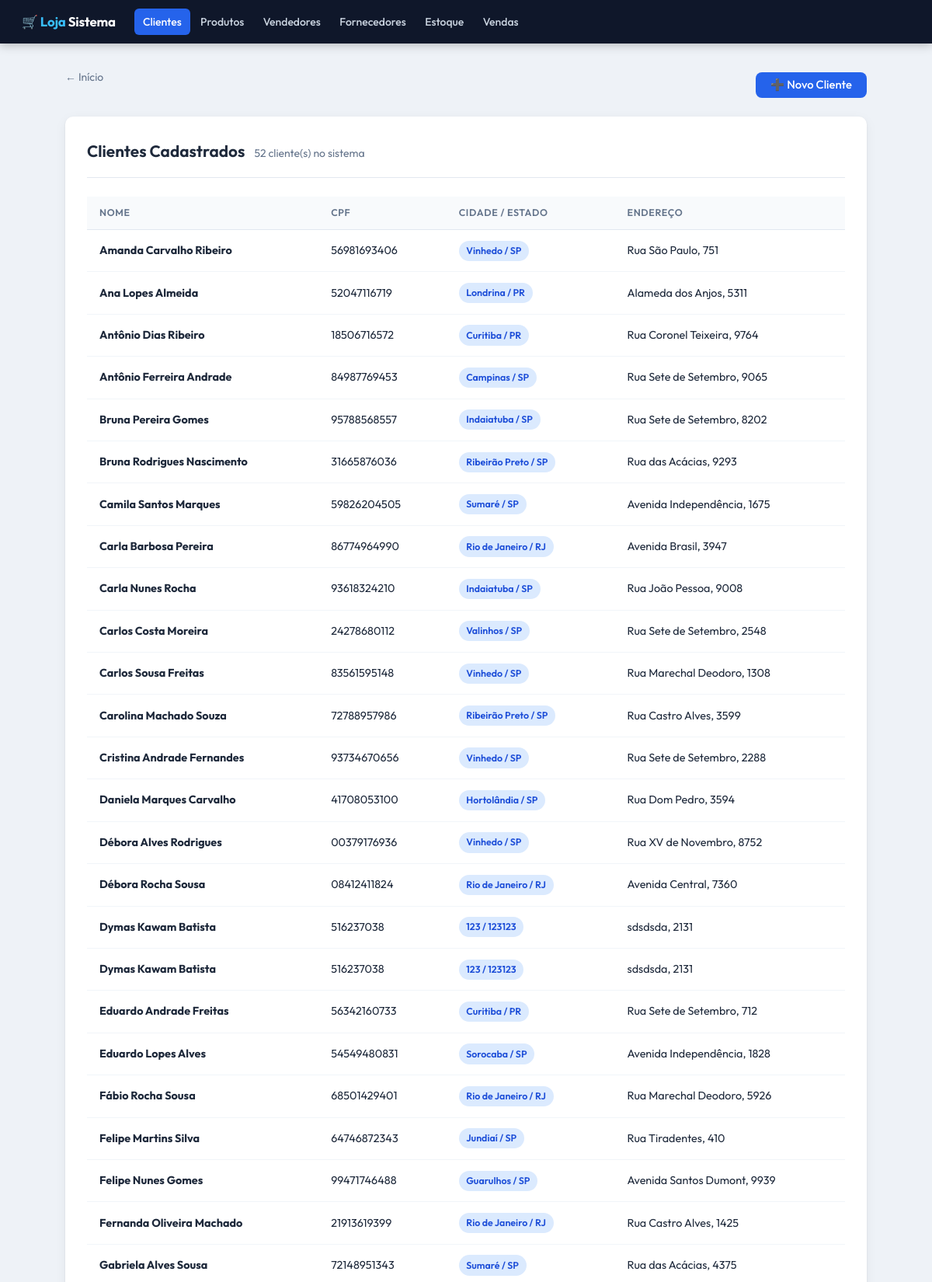
/cliente/listar.php (signed in, upper part), run on the app's committed database.
### tables this page shows
CREATE TABLE `cliente` (
  `id` int(11) NOT NULL,
  `nome` varchar(100) NOT NULL,
  `cpf` varchar(11) NOT NULL,
  `endereco_cliente` int(100) NOT NULL
);

CREATE TABLE `endereco` (
  `id` int(11) NOT NULL,
  `rua` varchar(100) NOT NULL,
  `numero` varchar(10) NOT NULL,
  `cidade` varchar(50) NOT NULL,
  `estado` varchar(50) NOT NULL,
  `cep` varchar(10) NOT NULL
);

### cliente/listar.php (the view, shortened to what this page needs)
<!DOCTYPE html>
<html lang="pt-BR">
<head>
  <link rel="stylesheet" href="../estilo.css">
</head>
<body>
<nav class="navbar">
  <a href="../index.php" class="nav-brand">🛒 <span class="destaque">Loja</span> Sistema</a>
  <div class="nav-links">
    <a href="../cliente/cadastrar.php" class="ativo">Clientes</a>
    <a href="../produto/cadastrar.php">Produtos</a>
    <a href="../vendedor/cadastrar.php">Vendedores</a>
    <a href="../fornecedor/cadastrar.php">Fornecedores</a>
    <a href="../estoque/entrada.php">Estoque</a>
    <a href="../venda/vender.php">Vendas</a>
  </div>
</nav>
<?php
include("../conexao.php");
$sql = "SELECT cliente.*, endereco.rua, endereco.numero, endereco.cidade, endereco.estado
        FROM cliente
        JOIN endereco ON cliente.endereco_cliente = endereco.id
        ORDER BY cliente.nome";
$clientes = $pdo->query($sql)->fetchAll();
?>
<div class="container-largo">
  <div style="display:flex; justify-content:space-between; align-items:center; margin-bottom:1.25rem">
    <a href="../index.html" class="link-voltar">← Início</a>
    <a href="cadastrar.php" class="btn btn-primario">➕ Novo Cliente</a>
  </div>
  <div class="card">
    <div class="card-topo">
      <h2>Clientes Cadastrados</h2>
      <p><?= count($clientes) ?> cliente(s) no sistema</p>
    </div>
    <?php if (empty($clientes)): ?>
      <div class="estado-vazio">
        <div class="icone">👤</div>
        <p>Nenhum cliente cadastrado ainda.</p>
        <a href="cadastrar.php" class="btn btn-primario" style="margin-top:1rem">Cadastrar o primeiro</a>
      </div>
    <?php else: ?>
      <div class="tabela-wrapper">
        <table>
          <thead>
            <tr>
              <th>Nome</th>
              <th>CPF</th>
              <th>Cidade / Estado</th>
              <th>Endereço</th>
            </tr>
          </thead>
          <tbody>
            <?php foreach ($clientes as $c): ?>
              <tr>
                <td><strong><?= htmlspecialchars($c['nome']) ?></strong></td>
                <td><?= htmlspecialchars($c['cpf']) ?></td>
                <td>
                  <span class="badge badge-azul">
                    <?= htmlspecialchars($c['cidade']) ?> / <?= htmlspecialchars($c['estado']) ?>
                  </span>
                </td>
                <td><?= htmlspecialchars($c['rua']) ?>, <?= htmlspecialchars($c['numero']) ?></td>
              </tr>
            <?php endforeach; ?>
          </tbody>
        </table>
      </div>
    <?php endif; ?>
  </div>
</div>
</body>
</html>

### estilo.css (style rules this page uses)
:root { --bg: #eef2f7; --surface: #ffffff; --nav-bg: #0f172a; --nav-text: #cbd5e1; --nav-hover: rgba(255,255,255,0.08); --primary: #2563eb; --primary-dark: #1d4ed8; --primary-light: #dbeafe; --success: #10b981; --success-light: #d1fae5; --danger: #ef4444; --danger-light: #fee2e2; --warning: #f59e0b; --warning-light: #fef3c7; --text: #1e293b; --text-muted: #64748b; --border: #e2e8f0; --radius: 0.625rem; --shadow: 0 1px 3px rgba(0,0,0,0.07), 0 4px 16px rgba(0,0,0,0.05); --shadow-md: 0 4px 12px rgba(0,0,0,0.08), 0 1px 3px rgba(0,0,0,0.05); }
*, *::before, *::after { box-sizing: border-box; margin: 0; padding: 0; }
body { font-family: 'Outfit', sans-serif; background: var(--bg); color: var(--text); min-height: 100vh; line-height: 1.6; }
.navbar { background: var(--nav-bg); padding: 0 1.75rem; height: 3.5rem; display: flex; align-items: center; gap: 1.5rem; position: sticky; top: 0; z-index: 100; box-shadow: 0 2px 12px rgba(0,0,0,0.25); }
.nav-brand { color: #fff; font-weight: 700; font-size: 1.05rem; text-decoration: none; white-space: nowrap; letter-spacing: -0.01em; }
.nav-brand .destaque { color: #38bdf8; }
.nav-links { display: flex; gap: 0.125rem; flex-wrap: wrap; }
.nav-links a { color: var(--nav-text); text-decoration: none; padding: 0.375rem 0.7rem; border-radius: 0.375rem; font-size: 0.875rem; font-weight: 500; transition: background 0.15s, color 0.15s; }
.nav-links a.ativo { background: var(--primary); color: #fff; }
.container-largo { max-width: 1080px; margin: 2rem auto; padding: 0 1.5rem; }
.card { background: var(--surface); border-radius: var(--radius); box-shadow: var(--shadow); padding: 1.75rem; margin-bottom: 1.5rem; }
.card-topo { margin-bottom: 1.5rem; padding-bottom: 1rem; border-bottom: 1px solid var(--border); display: flex; align-items: baseline; gap: 0.75rem; flex-wrap: wrap; }
.card-topo h2 { font-size: 1.3rem; font-weight: 650; color: var(--text); }
.card-topo p { color: var(--text-muted); font-size: 0.875rem; }
.btn { display: inline-flex; align-items: center; gap: 0.4rem; padding: 0.575rem 1.2rem; border: none; border-radius: 0.5rem; font-family: 'Outfit', sans-serif; font-size: 0.925rem; font-weight: 500; cursor: pointer; text-decoration: none; transition: all 0.15s; line-height: 1; white-space: nowrap; }
.btn-primario { background: var(--primary); color: white; }
.tabela-wrapper { overflow-x: auto; }
table { width: 100%; border-collapse: collapse; font-size: 0.9rem; }
thead th { background: #f8fafc; color: var(--text-muted); font-weight: 600; font-size: 0.78rem; text-transform: uppercase; letter-spacing: 0.05em; padding: 0.7rem 1rem; text-align: left; border-bottom: 1px solid var(--border); }
tbody td { padding: 0.85rem 1rem; border-bottom: 1px solid #f1f5f9; color: var(--text); vertical-align: middle; }
.badge { display: inline-block; padding: 0.2rem 0.6rem; border-radius: 9999px; font-size: 0.775rem; font-weight: 600; }
.badge-azul { background: #dbeafe; color: #1d4ed8; }
.link-voltar { display: inline-flex; align-items: center; gap: 0.35rem; color: var(--text-muted); font-size: 0.875rem; text-decoration: none; margin-bottom: 1.25rem; transition: color 0.15s; }

### data on the page
cliente: nome "Amanda Carvalho Ribeiro", cpf "56981693406", endereco_cliente.cidade "Vinhedo", endereco_cliente.estado "SP", endereco_cliente.rua "Rua São Paulo", endereco_cliente.numero "751"
cliente: nome "Ana Lopes Almeida", cpf "52047116719", endereco_cliente.cidade "Londrina", endereco_cliente.estado "PR", endereco_cliente.rua "Alameda dos Anjos", endereco_cliente.numero "5311"
cliente: nome "Antônio Dias Ribeiro", cpf "18506716572", endereco_cliente.cidade "Curitiba", endereco_cliente.estado "PR", endereco_cliente.rua "Rua Coronel Teixeira", endereco_cliente.numero "9764"
cliente: nome "Antônio Ferreira Andrade", cpf "84987769453", endereco_cliente.cidade "Campinas", endereco_cliente.estado "SP", endereco_cliente.rua "Rua Sete de Setembro", endereco_cliente.numero "9065"
cliente: nome "Bruna Pereira Gomes", cpf "95788568557", endereco_cliente.cidade "Indaiatuba", endereco_cliente.estado "SP", endereco_cliente.rua "Rua Sete de Setembro", endereco_cliente.numero "8202"
cliente: nome "Bruna Rodrigues Nascimento", cpf "31665876036", endereco_cliente.cidade "Ribeirão Preto", endereco_cliente.estado "SP", endereco_cliente.rua "Rua das Acácias", endereco_cliente.numero "9293"
cliente: nome "Camila Santos Marques", cpf "59826204505", endereco_cliente.cidade "Sumaré", endereco_cliente.estado "SP", endereco_cliente.rua "Avenida Independência", endereco_cliente.numero "1675"
cliente: nome "Carla Barbosa Pereira", cpf "86774964990", endereco_cliente.cidade "Rio de Janeiro", endereco_cliente.estado "RJ", endereco_cliente.rua "Avenida Brasil", endereco_cliente.numero "3947"
cliente: nome "Carla Nunes Rocha", cpf "93618324210", endereco_cliente.cidade "Indaiatuba", endereco_cliente.estado "SP", endereco_cliente.rua "Rua João Pessoa", endereco_cliente.numero "9008"
cliente: nome "Carlos Costa Moreira", cpf "24278680112", endereco_cliente.cidade "Valinhos", endereco_cliente.estado "SP", endereco_cliente.rua "Rua Sete de Setembro", endereco_cliente.numero "2548"
cliente: nome "Carlos Sousa Freitas", cpf "83561595148", endereco_cliente.cidade "Vinhedo", endereco_cliente.estado "SP", endereco_cliente.rua "Rua Marechal Deodoro", endereco_cliente.numero "1308"
cliente: nome "Carolina Machado Souza", cpf "72788957986", endereco_cliente.cidade "Ribeirão Preto", endereco_cliente.estado "SP", endereco_cliente.rua "Rua Castro Alves", endereco_cliente.numero "3599"
cliente: nome "Cristina Andrade Fernandes", cpf "93734670656", endereco_cliente.cidade "Vinhedo", endereco_cliente.estado "SP", endereco_cliente.rua "Rua Sete de Setembro", endereco_cliente.numero "2288"
cliente: nome "Daniela Marques Carvalho", cpf "41708053100", endereco_cliente.cidade "Hortolândia", endereco_cliente.estado "SP", endereco_cliente.rua "Rua Dom Pedro", endereco_cliente.numero "3594"
cliente: nome "Débora Alves Rodrigues", cpf "00379176936", endereco_cliente.cidade "Vinhedo", endereco_cliente.estado "SP", endereco_cliente.rua "Rua XV de Novembro", endereco_cliente.numero "8752"
cliente: nome "Débora Rocha Sousa", cpf "08412411824", endereco_cliente.cidade "Rio de Janeiro", endereco_cliente.estado "RJ", endereco_cliente.rua "Avenida Central", endereco_cliente.numero "7360"
cliente: nome "Dymas Kawam Batista", cpf "516237038", endereco_cliente.cidade "123", endereco_cliente.estado "123123", endereco_cliente.rua "sdsdsda", endereco_cliente.numero "2131"
cliente: nome "Dymas Kawam Batista", cpf "516237038", endereco_cliente.cidade "123", endereco_cliente.estado "123123", endereco_cliente.rua "sdsdsda", endereco_cliente.numero "2131"
cliente: nome "Eduardo Andrade Freitas", cpf "56342160733", endereco_cliente.cidade "Curitiba", endereco_cliente.estado "PR", endereco_cliente.rua "Rua Sete de Setembro", endereco_cliente.numero "712"
cliente: nome "Eduardo Lopes Alves", cpf "54549480831", endereco_cliente.cidade "Sorocaba", endereco_cliente.estado "SP", endereco_cliente.rua "Avenida Independência", endereco_cliente.numero "1828"
cliente: nome "Fábio Rocha Sousa", cpf "68501429401", endereco_cliente.cidade "Rio de Janeiro", endereco_cliente.estado "RJ", endereco_cliente.rua "Rua Marechal Deodoro", endereco_cliente.numero "5926"
cliente: nome "Felipe Martins Silva", cpf "64746872343", endereco_cliente.cidade "Jundiaí", endereco_cliente.estado "SP", endereco_cliente.rua "Rua Tiradentes", endereco_cliente.numero "410"
cliente: nome "Felipe Nunes Gomes", cpf "99471746488", endereco_cliente.cidade "Guarulhos", endereco_cliente.estado "SP", endereco_cliente.rua "Avenida Santos Dumont", endereco_cliente.numero "9939"
cliente: nome "Fernanda Oliveira Machado", cpf "21913619399", endereco_cliente.cidade "Rio de Janeiro", endereco_cliente.estado "RJ", endereco_cliente.rua "Rua Castro Alves", endereco_cliente.numero "1425"
cliente: nome "Gabriela Alves Sousa", cpf "72148951343", endereco_cliente.cidade "Sumaré", endereco_cliente.estado "SP", endereco_cliente.rua "Rua das Acácias", endereco_cliente.numero "4375"

### other printed values
count($clientes) "52"
